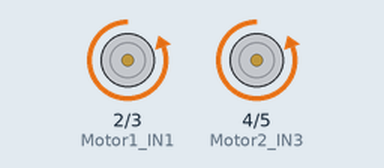
The sketch below on a simulated Arduino Uno, built with avr-gcc and run on an emulated ATmega328P. Parts: motor-driver pin pairs drawn as motors (green arrow = first pin HIGH = forward, orange = second pin HIGH = backward, longer = more drive).

Above: at 5.0 s.
At 11.5 s:
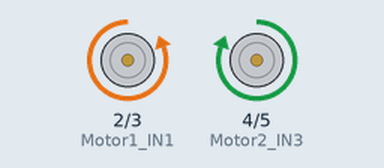
At 24.5 s:
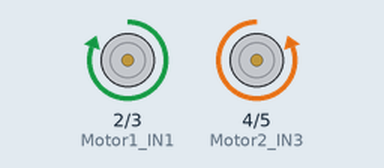
At 31.0 s:
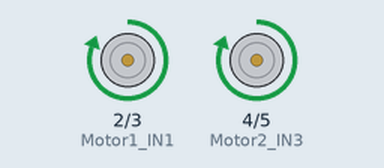
Timing chart, 0 to 46.8 s (numbered marks = the images above):
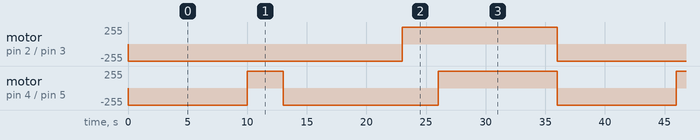

The sketch:

IZAYA_MOTORES.ino
```cpp
//Declaramos las variables generales.

const int Motor1_IN1 = 2;
const int Motor1_IN2 = 3;

const int Motor2_IN3 = 4;
const int Motor2_IN4 = 5;


void setup() {

//Iniciar la comunicacion en serie.
  Serial.begin(9600);

//Motor y Direccion.
//Se configuran como puertos de salida.
  pinMode (Motor1_IN1, OUTPUT);
  pinMode (Motor1_IN2, OUTPUT);

  pinMode (Motor2_IN3, OUTPUT);
  pinMode (Motor2_IN4, OUTPUT);

}

void loop() {
//Acciones a ejecutar el robot.

  Adelante();
  delay (10000);

  Derecha();
  delay(3000);

  Adelante();
  delay (10000);

  Izquierda();
  delay(3000);

  Reversa();
  delay(10000);

  Detenerse();

}

 void Detenerse(){
    digitalWrite(Motor1_IN1, LOW);
    digitalWrite(Motor1_IN2, LOW);
    digitalWrite(Motor2_IN3, LOW);
    digitalWrite(Motor2_IN4, LOW);
  }

 void Adelante(){
    digitalWrite(Motor1_IN1, LOW);
    digitalWrite(Motor1_IN2, HIGH);
    digitalWrite(Motor2_IN3, LOW);
    digitalWrite(Motor2_IN4, HIGH);
  }

void Reversa(){
    digitalWrite(Motor1_IN1, HIGH);
    digitalWrite(Motor1_IN2, LOW);
    digitalWrite(Motor2_IN3, HIGH);
    digitalWrite(Motor2_IN4, LOW);
  }

void Derecha(){
    digitalWrite(Motor1_IN1, LOW);
    digitalWrite(Motor1_IN2, HIGH);
    digitalWrite(Motor2_IN3, HIGH);
    digitalWrite(Motor2_IN4, LOW);
  }

void Izquierda(){
    digitalWrite(Motor1_IN1, HIGH);
    digitalWrite(Motor1_IN2, LOW);
    digitalWrite(Motor2_IN3, LOW);
    digitalWrite(Motor2_IN4, HIGH);
  }
```

Measured:
- by itself, motor on pin 2 (Motor1_IN1) / pin 3 (Motor1_IN2): alternates forward 255/255 for 13.0 s and backward 255/255 for 23.0 s
- by itself, motor on pin 4 (Motor2_IN3) / pin 5 (Motor2_IN4): repeats every 36.0 s: forward 255/255 3.0 s, backward 255/255 13.0 s, forward 255/255 10.0 s, backward 255/255 10.0 s
